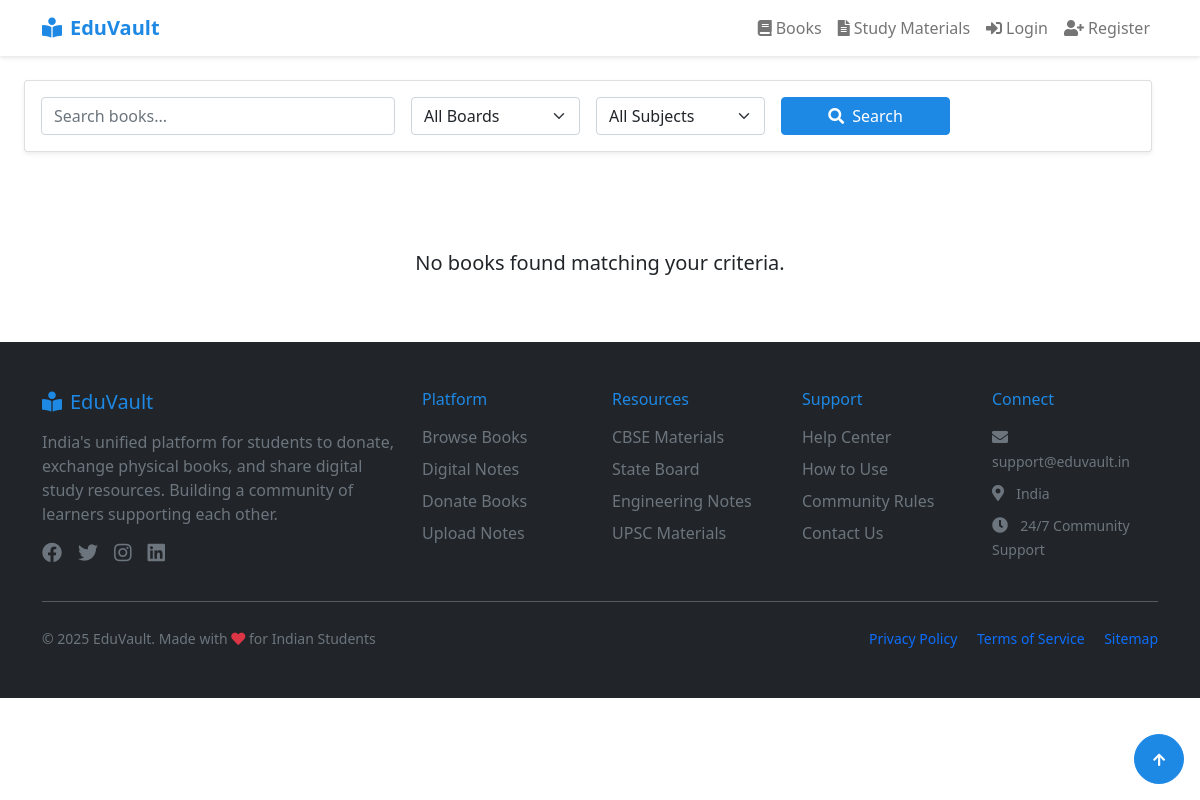
Page /books/list.php on the earlier database version.
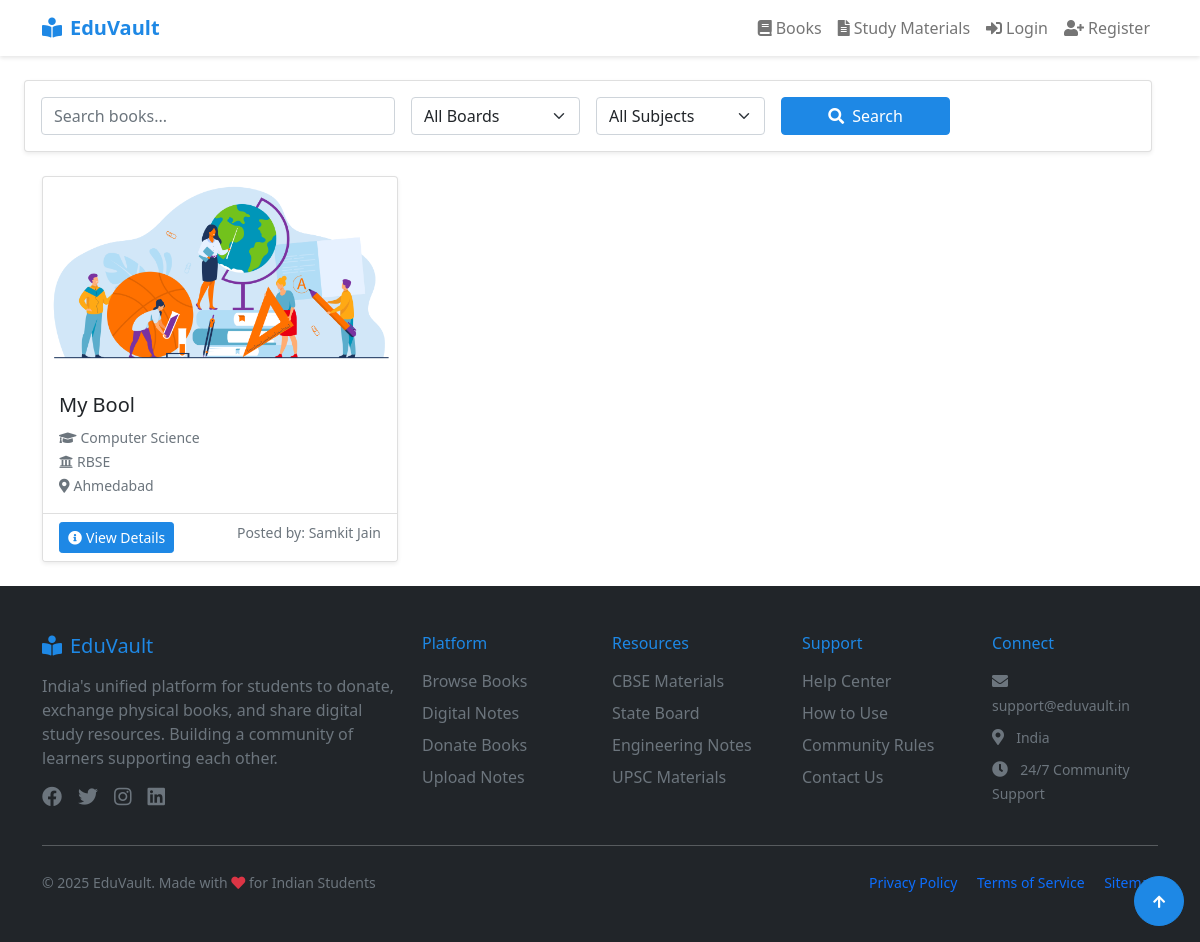
Same page on the later database version.
### tables this page shows
CREATE TABLE `book_listings` (
  `id` int(11) NOT NULL,
  `user_id` int(11) DEFAULT NULL,
  `title` varchar(255) DEFAULT NULL,
  `status` enum('Available','Donated') DEFAULT 'Available',
  `image_path` varchar(255) DEFAULT NULL,
  `location` varchar(100) DEFAULT NULL,
  `created_at` timestamp NOT NULL DEFAULT current_timestamp(),
  `board_id` int(11) DEFAULT NULL,
  `subject_id` int(11) DEFAULT NULL
);

CREATE TABLE `subjects` (
  `id` int(11) NOT NULL,
  `name` varchar(100) NOT NULL
);

CREATE TABLE `boards` (
  `id` int(11) NOT NULL,
  `name` varchar(50) NOT NULL
);

CREATE TABLE `users` (
  `id` int(11) NOT NULL,
  `name` varchar(100) NOT NULL,
  `email` varchar(100) NOT NULL,
  `password` varchar(255) NOT NULL,
  `location` varchar(100) DEFAULT NULL,
  `phone` varchar(15) DEFAULT NULL,
  `status` enum('blocked','active') NOT NULL DEFAULT 'active',
  `created_at` timestamp NOT NULL DEFAULT current_timestamp(),
  `last_active` timestamp NULL DEFAULT current_timestamp(),
  `latitude` decimal(10,8) DEFAULT NULL,
  `longitude` decimal(11,8) DEFAULT NULL
);

### books/list.php (the view, shortened to what this page needs)
<?php
require_once '../includes/db_connect.php';
require_once '../includes/header.php';
$where_conditions = ["b.status = 'Available'"];
$search = isset($_GET['search']) ? mysqli_real_escape_string($mysqli, $_GET['search']) : '';
$where_clause = implode(' AND ', $where_conditions);
$query = "SELECT b.*, u.name as owner_name, u.location as owner_location, s.name as subject, bo.name as board
        FROM book_listings b
        JOIN users u ON b.user_id = u.id
        JOIN subjects s ON b.subject_id = s.id
        JOIN boards bo ON b.board_id = bo.id
        WHERE $where_clause
        ORDER BY b.created_at DESC";
$result = mysqli_query($mysqli, $query);
?>
<div class="row mb-4 container-fluid">
    <div class="col-md-12">
        <div class="card shadow-sm">
            <div class="card-body">
                <form method="GET" class="row g-3">
                    <div class="col-md-4">
                        <input type="text" name="search" class="form-control"
                               placeholder="Search books..." value="<?php echo htmlspecialchars($search); ?>">
                    </div>
                    <div class="col-md-2">
                        <select name="board" class="form-select">
                            <option value="">All Boards</option>
                        </select>
                    </div>
                    <div class="col-md-2">
                        <select name="subject" class="form-select">
                            <option value="">All Subjects</option>
                        </select>
                    </div>
                    <div class="col-md-2">
                        <button type="submit" class="btn btn-primary w-100">
                            <i class="fas fa-search me-2"></i>Search
                        </button>
                    </div>
                </form>
            </div>
        </div>
    </div>
</div>
<div class="container-md">
    <div class="row">
        <?php if (mysqli_num_rows($result) > 0): ?>
            <?php while ($book = mysqli_fetch_assoc($result)): ?>
                <div class="col-md-4 mb-4">
                    <div class="card h-100 shadow-sm">
                        <?php if (!empty($book['image_path'])): ?>
                            <img src="<?php echo $book['image_path']; ?>" class="card-img-top" alt="Book Cover"
                                 style="height: 200px; object-fit: cover;">
                        <?php endif; ?>
                        <div class="card-body">
                            <h5 class="card-title"><?php echo htmlspecialchars($book['title']); ?></h5>
                            <p class="card-text">
                                <small class="text-muted">
                                    <i class="fas fa-graduation-cap me-1"></i><?php echo htmlspecialchars($book['subject']); ?>
                                    <br>
                                    <i class="fas fa-university me-1"></i><?php echo htmlspecialchars($book['board']); ?>
                                    <br>
                                    <i class="fas fa-map-marker-alt me-1"></i><?php echo htmlspecialchars($book['owner_location']); ?>
                                </small>
                            </p>
                        </div>
                        <div class="card-footer bg-white">
                            <a href="view.php?id=<?php echo $book['id']; ?>" class="btn btn-primary btn-sm">
                                <i class="fas fa-info-circle me-1"></i>View Details
                            </a>
                            <small class="float-end text-muted">
                                Posted by: <?php echo htmlspecialchars($book['owner_name']); ?>
                            </small>
                        </div>
                    </div>
                </div>
            <?php endwhile; ?>
        <?php else: ?>
            <div class="col-12 text-center py-5">
                <p class="lead">No books found matching your criteria.</p>
            </div>
        <?php endif; ?>
    </div>
</div>
<?php require_once '../includes/footer.php'; ?>

Differences in the rows shown:
added book_listings: image_path (picture), title "My Bool", subject.name "Computer Science", board.name "RBSE", user.location "Ahmedabad", user.name "Samkit Jain"
Other differences:
text no longer shown: "No books found matching your criteria."
